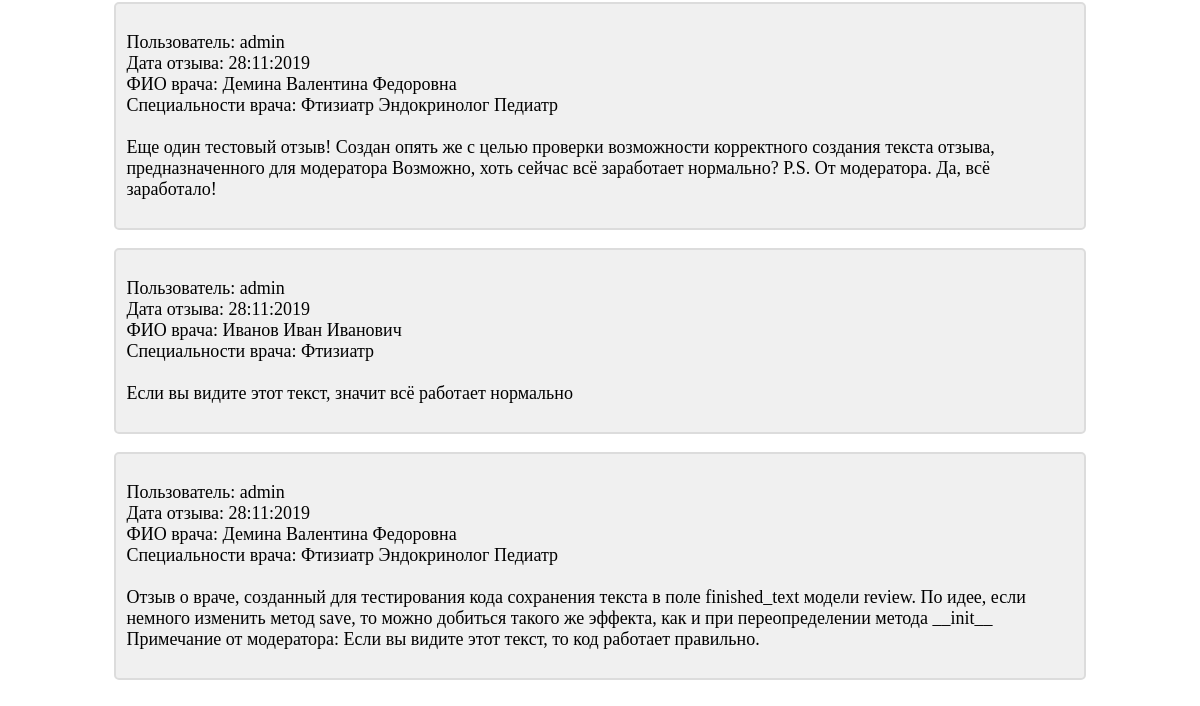
Before: /review/ (signed in, lower part) with the older database file.
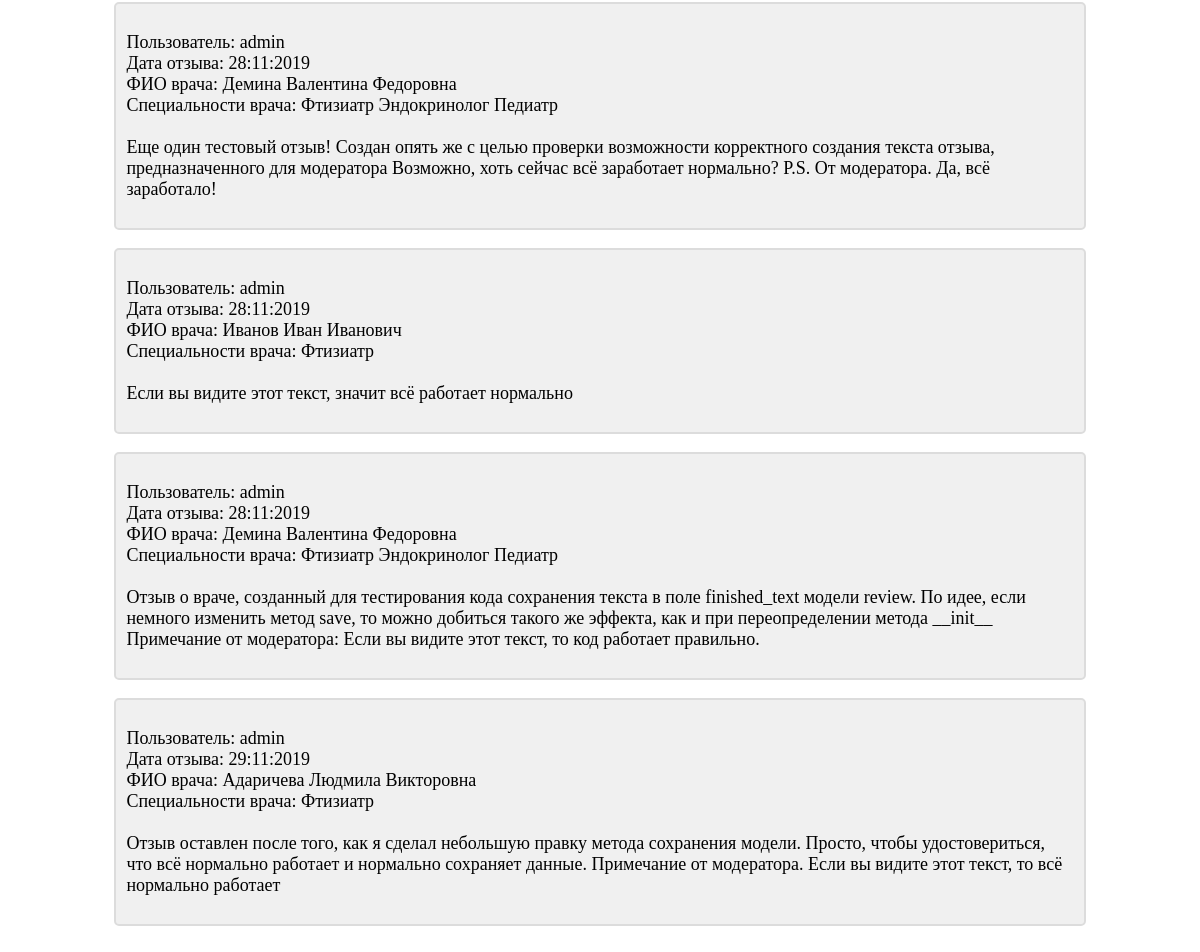
After: the same page with the newer database file.
### main/models.py (models this page shows, shortened)
class Review(models.Model):
    doctor = models.ForeignKey(Doctor, on_delete=models.CASCADE, verbose_name='ФИО врача', db_index=True)
    user = models.ForeignKey(User, null=True, blank=True, on_delete=models.PROTECT,
                             verbose_name='Пользователь, оставивший отзыв', db_index=True)
    dt_created = models.DateTimeField(auto_now_add=True, verbose_name='Дата и время создания отзыва')
    dt_updated = models.DateTimeField(auto_now=True, verbose_name='Дата и время редактирования отзыва')
    origin_text = models.TextField(blank=False, verbose_name='Исходный отзыв')
    finished_text = models.TextField(blank=False, verbose_name='Обработанный отзыв')
    moderation_flag = models.BooleanField(default=False, null=False, verbose_name='Отзыв отмодерирован')
    user_ip = models.GenericIPAddressField(protocol='IPv4', verbose_name='ip-адрес пользователя')
    class Meta:
        verbose_name = 'Отзыв'
        verbose_name_plural = 'Отзывы'
        ordering = ['dt_created']

class Doctor(models.Model):
    fio = models.CharField(max_length=250, verbose_name='ФИО врача')
    specialty = models.ManyToManyField(Specialty, verbose_name='Специальность врача')
    def __str__(self):
        return self.fio
    class Meta:
        verbose_name = 'ФИО врача'
        verbose_name_plural = 'ФИО врачей'
        indexes = [
            models.Index(fields=['id', 'fio'])
        ]
        ordering = ['fio']

class Specialty(models.Model):
    name = models.CharField(max_length=100, verbose_name='Специальность')
    def __str__(self):
        return self.name
    class Meta:
        verbose_name = 'Специальность'
        verbose_name_plural = 'Специальности'

### main/views.py (the view)
# urls.py: url(r'^review/$', review, name='review'),
@user_passes_test(lambda user: user.is_staff)
def review(request):
    reviews = Review.objects.select_related(
        'doctor',
        'user'
    ).prefetch_related(
        'doctor__specialty'
    ).filter(
        moderation_flag=True
    )
    context = {'reviews': reviews}
    return render(request, 'main/review.html', context)

### main/templatetags/filters.py (called while the page is built)
def check_wrong_words(text):
    output_text = ''
    for word in text.split():
        word_for_check = sub(r'[^\w]+', '', word)
        need_mark = check_word_for_forbidden(word_for_check) and not check_word_for_permitted(word_for_check)
        if need_mark:
            partitions = word.partition(word_for_check)
            output_text += '<font color="red">'+partitions[1]+'</font>'+partitions[2]+' '
            continue
        output_text += word+' '
    return mark_safe(output_text.rstrip())

def check_word_for_forbidden(word):
    for forbidden in forbidden_list:
        if forbidden.lower() in word.lower():
            return True

def check_word_for_permitted(word):
    for permitted in permitted_list:
        if word.lower() == permitted.lower():
            return True

### templates/main/review.html (shortened to what this page needs)
{% extends 'layout/basic.html' %}
{%  load filters %}
{% block content %}
    {% for review in reviews %}
        <div class="basic_block">
            <p>
                Пользователь:
                {{ review.user|default:"отзыв отправлен анонимным пользователем" }}<br>
                Дата отзыва: {{ review.dt_created|date:"d:m:Y" }}<br>
                ФИО врача: {{ review.doctor }}<br>
                Специальности врача:
                {% for spec in review.doctor.specialty.all %}
                    {{ spec }}
                {% empty %}
                    Для врача не указаны специальности...
                {% endfor %}
                <br><br>
                {{ review.finished_text|check_wrong_words }}
            </p>
        </div>
        <br>
    {% empty %}
        <div class="basic_block">
            <p>
                Простите, но на сайте нет отмодерированных отзывов...
            </p>
        </div>
    {% endfor %}
{% endblock content %}

Changed rows visible on the page:
added Review: user "admin", dt_created "29:11:2019", doctor "Адаричева Людмила Викторовна", finished_text|check_wrong_words "Отзыв оставлен после того, как я сделал небольшую правку метода сохранения модели. Просто, чтобы удостовериться, что всё нормально работает и нормально сохраняет данные. Примечание от модератора. Если вы видите этот текст, то всё нормально работает", Specialty (name "Фтизиатр")
